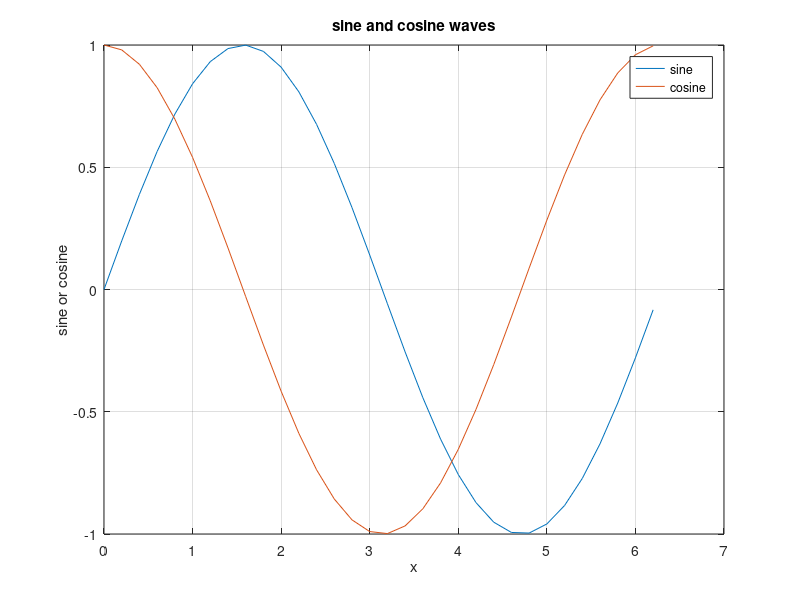

This chart was generated by the following MATLAB code:
x = 0:0.2:2*pi;
y1 = sin(x);
y2 = cos(x);
figure; plot(x,y1,x,y2)
title('sine and cosine waves')
xlabel('x')
ylabel('sine or cosine')
legend('sine','cosine')
grid on